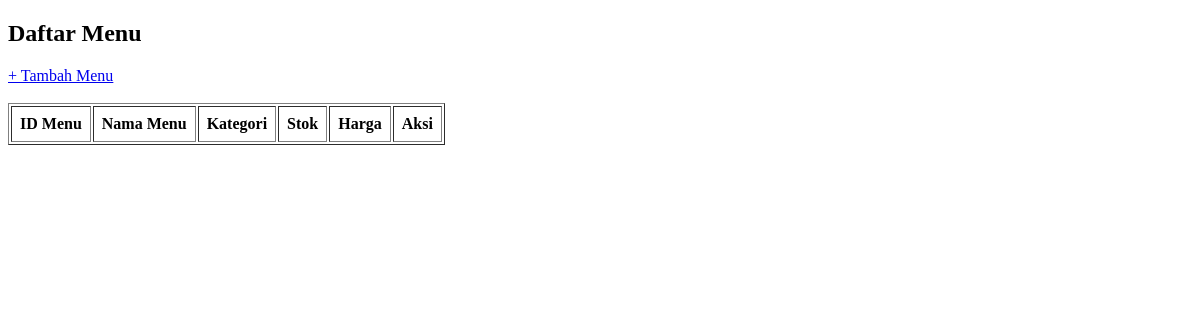
Before: / with the older database file.
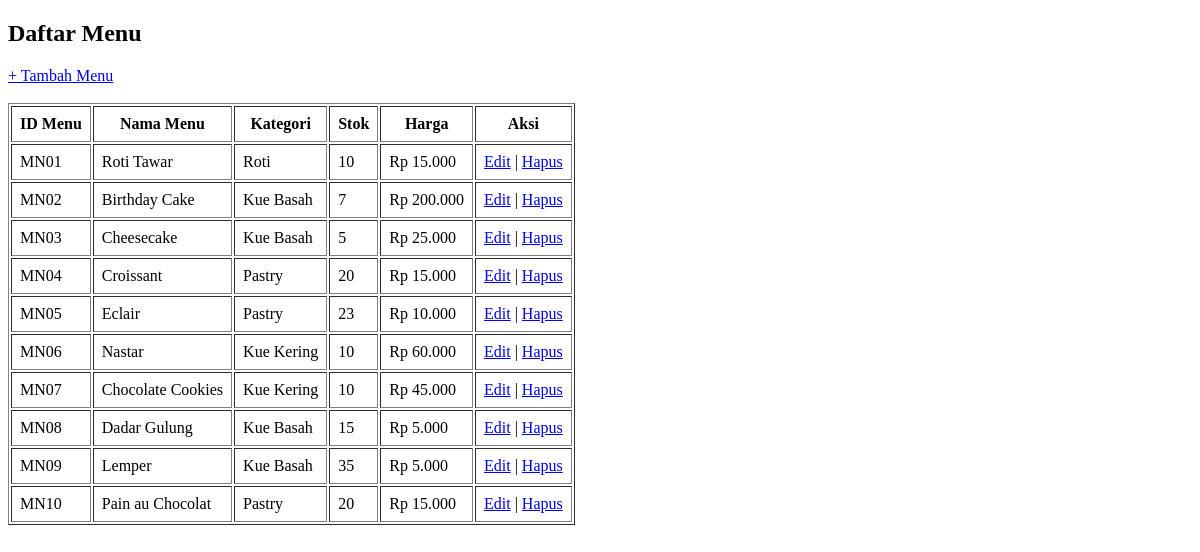
After: the same page with the newer database file.
### tables this page shows
CREATE TABLE `menu` (
  `id_menu` varchar(10) NOT NULL,
  `nama_menu` varchar(50) NOT NULL,
  `stok` int NOT NULL,
  `harga` int NOT NULL,
  `id_kategori` varchar(10) NOT NULL,
  `is_deleted` tinyint(1) DEFAULT '0'
);

CREATE TABLE `kategori` (
  `id_kategori` varchar(10) NOT NULL,
  `nama_kategori` varchar(50) NOT NULL
);

### public/index.php (the view, shortened to what this page needs)
<?php
require_once '../config/database.php';
$stmt = $conn->query("SELECT m.id_menu, m.nama_menu, m.stok, m.harga, k.nama_kategori
                      FROM menu m
                      JOIN kategori k ON m.id_kategori = k.id_kategori");
$data = $stmt->fetchAll(PDO::FETCH_ASSOC);
?>
<!DOCTYPE html>
<html lang="id">
<head>
</head>
<body>
    <h2>Daftar Menu</h2>
    <a href="tambah.php">+ Tambah Menu</a>
    <br><br>
    <table border="1" cellpadding="8">
        <tr>
            <th>ID Menu</th>
            <th>Nama Menu</th>
            <th>Kategori</th>
            <th>Stok</th>
            <th>Harga</th>
            <th>Aksi</th>
        </tr>
        <?php foreach ($data as $row): ?>
        <tr>
            <td><?= $row['id_menu']; ?></td>
            <td><?= $row['nama_menu']; ?></td>
            <td><?= $row['nama_kategori']; ?></td>
            <td><?= $row['stok']; ?></td>
            <td>Rp <?= number_format($row['harga'], 0, ',', '.'); ?></td>
            <td>
                <a href="edit.php?id=<?= $row['id_menu']; ?>">Edit</a> |
                <a href="hapus.php?id=<?= $row['id_menu']; ?>">Hapus</a>
            </td>
        </tr>
        <?php endforeach; ?>
    </table>
</body>
</html>

Changed rows visible on the page:
added menu: id_menu "MN01", nama_menu "Roti Tawar", id_kategori.nama_kategori "Roti", stok "10", harga "15.000"
added menu: id_menu "MN02", nama_menu "Birthday Cake", id_kategori.nama_kategori "Kue Basah", stok "7", harga "200.000"
added menu: id_menu "MN03", nama_menu "Cheesecake", id_kategori.nama_kategori "Kue Basah", stok "5", harga "25.000"
added menu: id_menu "MN04", nama_menu "Croissant", id_kategori.nama_kategori "Pastry", stok "20", harga "15.000"
added menu: id_menu "MN05", nama_menu "Eclair", id_kategori.nama_kategori "Pastry", stok "23", harga "10.000"
added menu: id_menu "MN06", nama_menu "Nastar", id_kategori.nama_kategori "Kue Kering", stok "10", harga "60.000"
added menu: id_menu "MN07", nama_menu "Chocolate Cookies", id_kategori.nama_kategori "Kue Kering", stok "10", harga "45.000"
added menu: id_menu "MN08", nama_menu "Dadar Gulung", id_kategori.nama_kategori "Kue Basah", stok "15", harga "5.000"
added menu: id_menu "MN09", nama_menu "Lemper", id_kategori.nama_kategori "Kue Basah", stok "35", harga "5.000"
added menu: id_menu "MN10", nama_menu "Pain au Chocolat", id_kategori.nama_kategori "Pastry", stok "20", harga "15.000"
